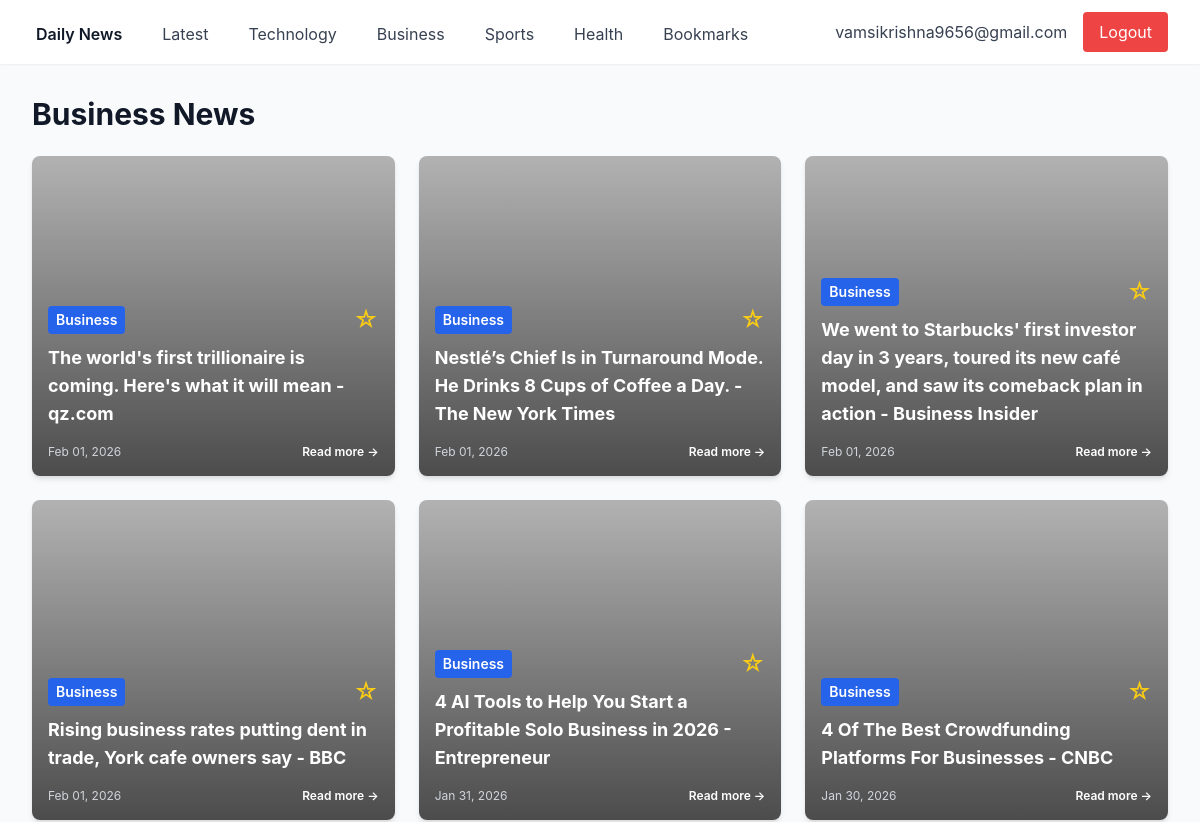
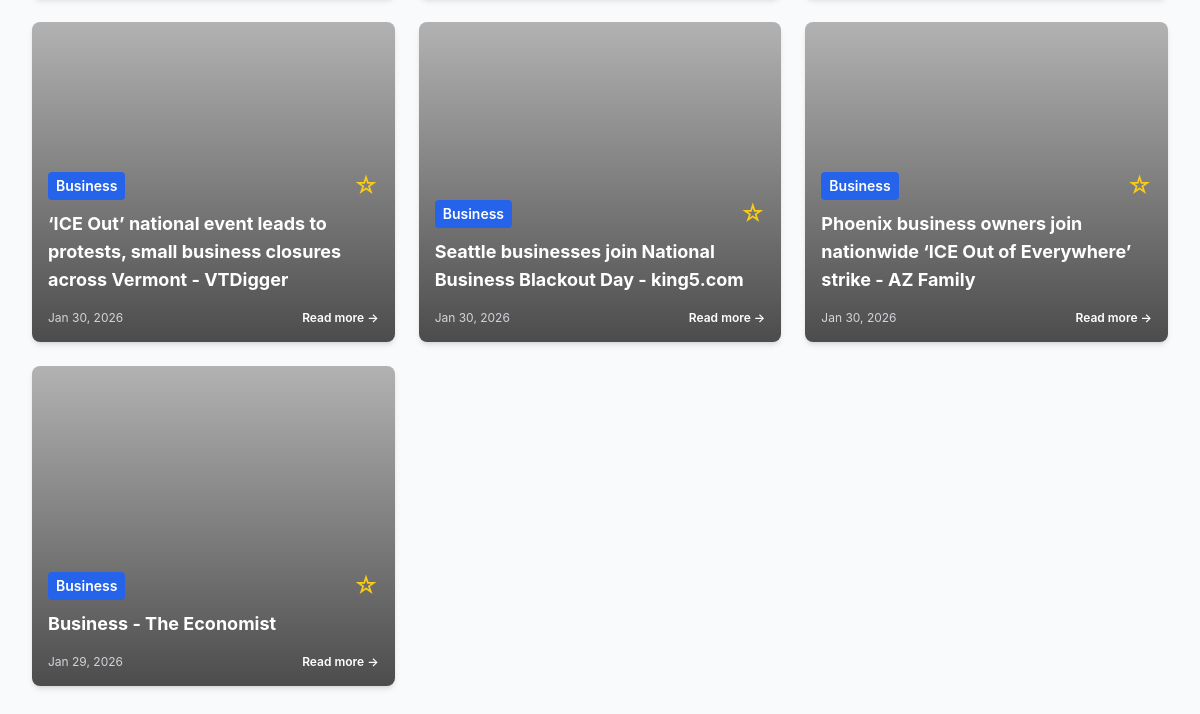
The page /category/Business (signed in) on the database as committed earlier (2 pictures, top to bottom).
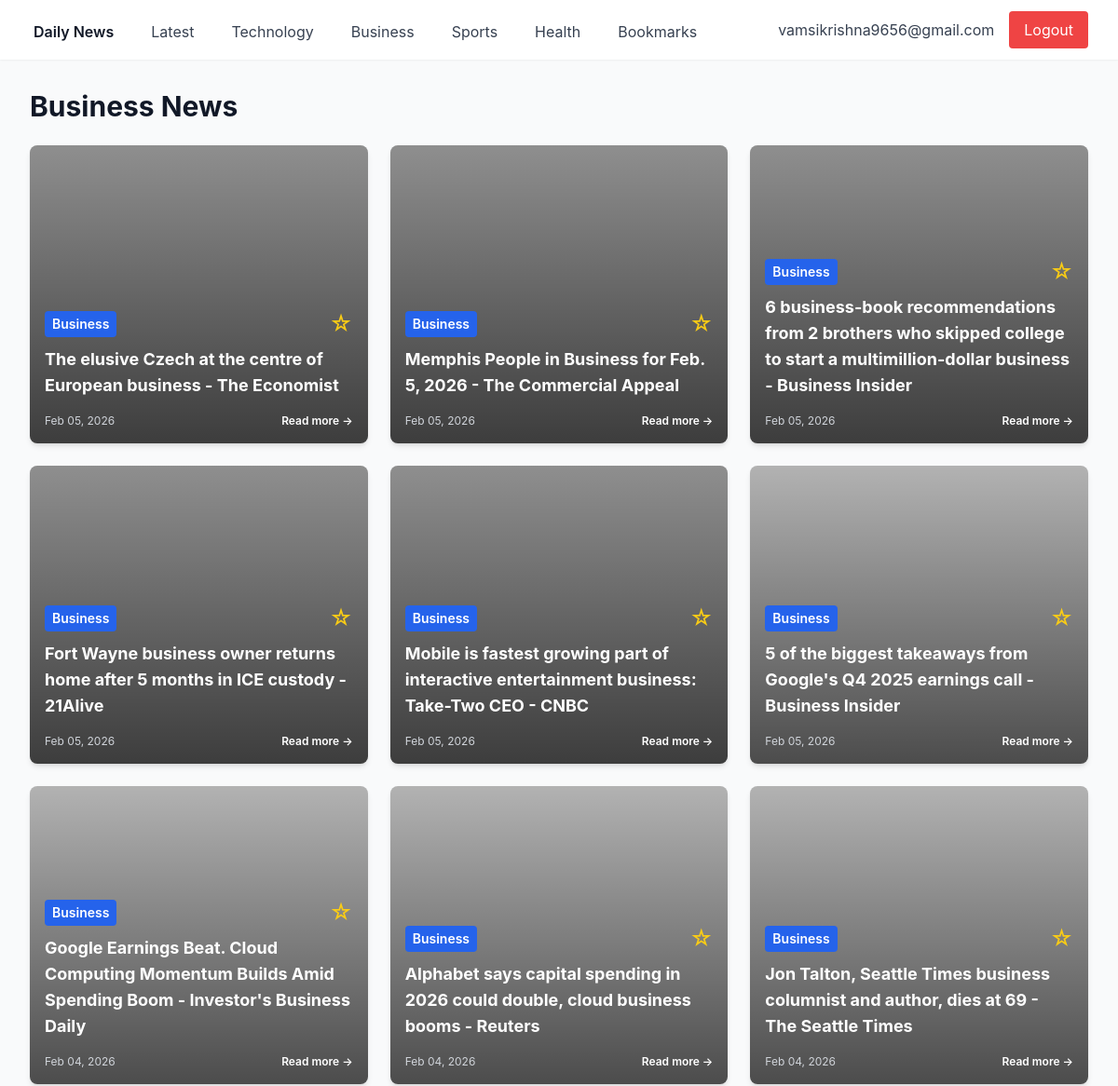
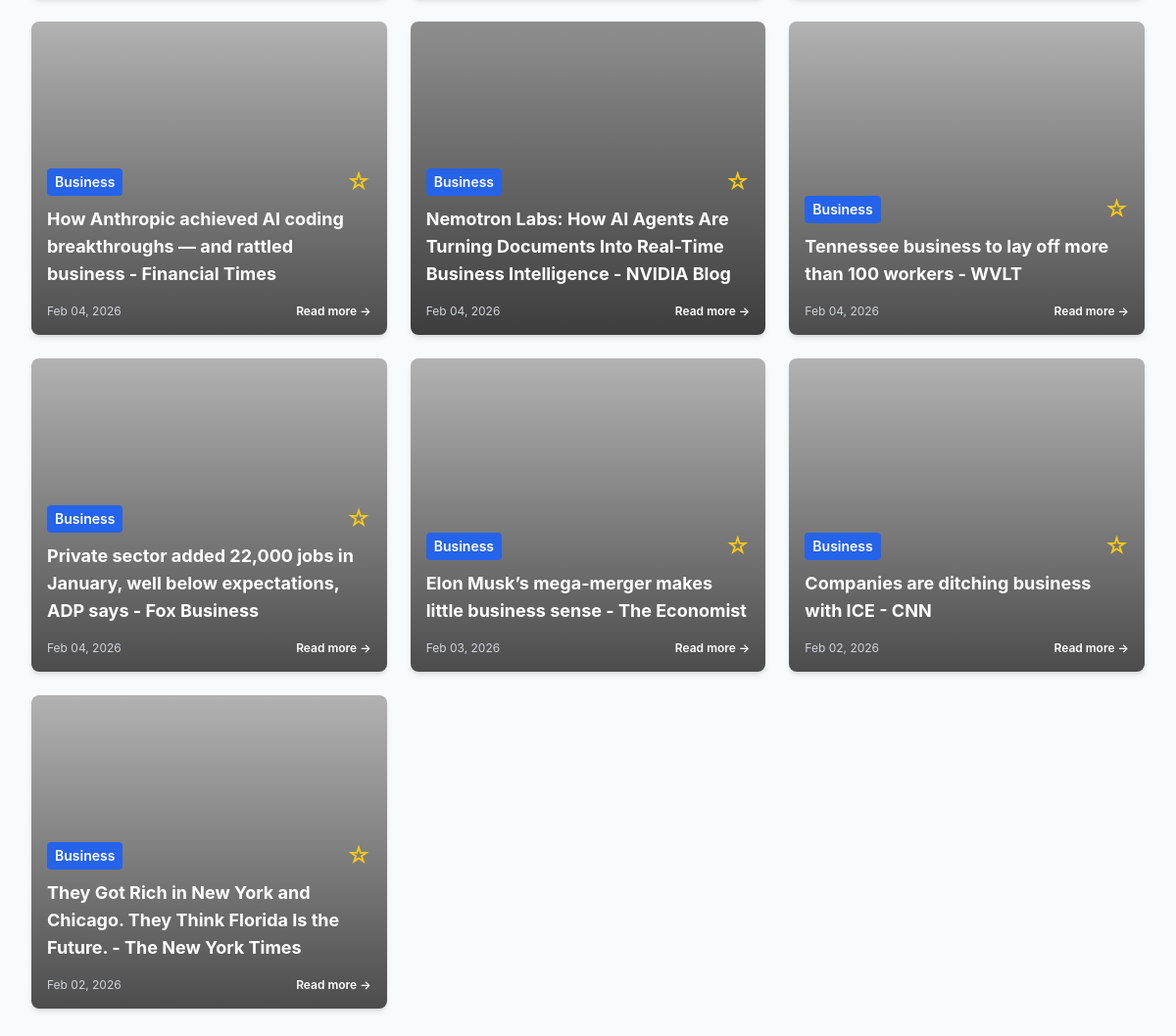
The same page on the database as committed later (2 pictures, top to bottom).
### app/models.py (models this page shows)
class User(Base):
    __tablename__ = "users"
    id = Column(Integer, primary_key=True, index=True)
    email = Column(String, unique=True, index=True)
    password_hash = Column(String)
    created_at = Column(DateTime, default=datetime.utcnow)
    bookmarks = relationship("Bookmark", back_populates="user")

class Article(Base):
    __tablename__ = "articles"
    id = Column(Integer, primary_key=True, index=True)
    title = Column(String)
    summary = Column(Text)
    url = Column(String)
    image_url = Column(String, nullable=True)
    category = Column(String, index=True)
    published_at = Column(DateTime)
    bookmarks = relationship("Bookmark", back_populates="article")

### app/news/routes.py (the view)
@router.get("/category/{category_name}", response_class=HTMLResponse)
async def category(request: Request, category_name: str, db: Session = Depends(get_db), current_user = Depends(get_current_user)):
    if not current_user:
        return RedirectResponse(url="/login")
    articles = db.query(Article).filter(Article.category == category_name).order_by(Article.published_at.desc()).limit(40).all()
    bookmarked_ids = set()
    if current_user:
        bookmarks = db.query(Bookmark).filter(Bookmark.user_id == current_user.id).all()
        bookmarked_ids = {b.article_id for b in bookmarks}
    return templates.TemplateResponse("index.html", {
        "request": request,
        "articles": articles,
        "current_user": current_user,
        "bookmarked_ids": bookmarked_ids,
        "category": category_name
    })

### templates/index.html (shortened to what this page needs)
{% extends "base.html" %}
{% block content %}
<h1 class="text-3xl font-bold text-gray-900 mb-6">{{ category }} News</h1>
{% if articles %}
<div class="grid grid-cols-1 md:grid-cols-2 lg:grid-cols-3 gap-6">
    {% for article in articles %}
    <div class="bg-white rounded-lg shadow-md overflow-hidden hover:shadow-lg transition">
        <div class="article-card-image" style="background-image: url('{{ article.image_url }}');">
            <div class="article-overlay">
                <div class="p-4">
                    <div class="flex items-center justify-between mb-2">
                        <span class="text-sm text-white font-semibold bg-blue-600 px-2 py-1 rounded">{{ article.category
                            }}</span>
                        <form method="POST" action="/bookmark/{{ article.id }}">
                            <button type="submit" class="text-yellow-400 hover:text-yellow-300 text-2xl">
                                {% if article.id in bookmarked_ids %}
                                ★
                                {% else %}
                                ☆
                                {% endif %}
                            </button>
                        </form>
                    </div>
                    <h2 class="text-lg font-bold text-white mb-4">
                        <a href="{{ article.url }}" target="_blank" class="hover:text-gray-200">
                            {{ article.title }}
                        </a>
                    </h2>
                    <div class="flex items-center justify-between text-xs text-gray-300">
                        <span>{{ article.published_at.strftime('%b %d, %Y') }}</span>
                        <a href="{{ article.url }}" target="_blank"
                            class="text-white hover:text-gray-200 font-semibold">
                            Read more →
                        </a>
                    </div>
                </div>
            </div>
        </div>
    </div>
    {% endfor %}
</div>
{% else %}
<div class="text-center py-12">
    <p class="text-gray-600 text-lg">No articles available yet. News will be fetched shortly.</p>
</div>
{% endif %}
{% endblock %}

### templates/base.html (shortened to what this page needs)
<!DOCTYPE html>
<html lang="en">
<head>
    <script src="https://cdn.tailwindcss.com"></script>
    <link rel="stylesheet" href="/static/styles.css">
</head>
<body class="bg-gray-50">
    {% if current_user %}
    <nav class="bg-white shadow-sm">
        <div class="max-w-7xl mx-auto px-4 sm:px-6 lg:px-8">
            <div class="flex justify-between h-16">
                <div class="flex space-x-8">
                    <a href="/" class="inline-flex items-center px-1 pt-1 text-gray-900 font-semibold">
                        Daily News
                    </a>
                    <a href="/" class="inline-flex items-center px-1 pt-1 text-gray-700 hover:text-gray-900">
                        Latest
                    </a>
                    <a href="/category/Technology" class="inline-flex items-center px-1 pt-1 text-gray-700 hover:text-gray-900">
                        Technology
                    </a>
                    <a href="/category/Business" class="inline-flex items-center px-1 pt-1 text-gray-700 hover:text-gray-900">
                        Business
                    </a>
                    <a href="/category/Sports" class="inline-flex items-center px-1 pt-1 text-gray-700 hover:text-gray-900">
                        Sports
                    </a>
                    <a href="/category/Health" class="inline-flex items-center px-1 pt-1 text-gray-700 hover:text-gray-900">
                        Health
                    </a>
                    <a href="/bookmarks" class="inline-flex items-center px-1 pt-1 text-gray-700 hover:text-gray-900">
                        Bookmarks
                    </a>
                </div>
                <div class="flex items-center">
                    <span class="text-gray-700 mr-4">{{ current_user.email }}</span>
                    <form method="POST" action="/logout">
                        <button type="submit" class="bg-red-500 text-white px-4 py-2 rounded hover:bg-red-600">
                            Logout
                        </button>
                    </form>
                </div>
            </div>
        </div>
    </nav>
    {% endif %}
    <main class="max-w-7xl mx-auto px-4 sm:px-6 lg:px-8 py-8">
        {% block content %}{% endblock %}
    </main>
</body>
</html>

### static/styles.css (style rules this page uses)
body { font-family: -apple-system, BlinkMacSystemFont, 'Segoe UI', Roboto, 'Helvetica Neue', Arial, sans-serif; }
a, button { transition: all 0.2s ease-in-out; }
.hover\:shadow-lg { transition: box-shadow 0.3s ease-in-out; }
.article-card-image { width: 100%; min-height: 320px; background-size: cover; background-position: center; background-repeat: no-repeat; position: relative; }
.article-overlay { position: absolute; top: 0; left: 0; right: 0; bottom: 0; background: linear-gradient(to bottom, rgba(0, 0, 0, 0.3) 0%, rgba(0, 0, 0, 0.7) 100%); display: flex; flex-direction: column; justify-content: flex-end; }

Rows that differ between the two databases and show on the page:
added Article: category "Business", title "The elusive Czech at the centre of European business - The Economist", published_at "Feb 05, 2026"
added Article: category "Business", title "Memphis People in Business for Feb. 5, 2026 - The Commercial Appeal", published_at "Feb 05, 2026"
added Article: category "Business", title "6 business-book recommendations from 2 brothers who skipped college to start a multimillion-dollar business - Business Insider", published_at "Feb 05, 2026"
added Article: category "Business", title "Fort Wayne business owner returns home after 5 months in ICE custody - 21Alive", published_at "Feb 05, 2026"
added Article: category "Business", title "Mobile is fastest growing part of interactive entertainment business: Take-Two CEO - CNBC", published_at "Feb 05, 2026"
changed Article: title "The world's first trillionaire is coming. Here's what it will mean - qz.com" → "5 of the biggest takeaways from Google's Q4 2025 earnings call - Business Insider"; published_at "Feb 01, 2026" → "Feb 05, 2026"
changed Article: title "‘ICE Out’ national event leads to protests, small business closures across Vermont - VTDigger" → "Google Earnings Beat. Cloud Computing Momentum Builds Amid Spending Boom - Investor's Business Daily"; published_at "Jan 30, 2026" → "Feb 04, 2026"; moves up the list
changed Article: title "We went to Starbucks' first investor day in 3 years, toured its new café model, and saw its comeback plan in action - Business Insider" → "Alphabet says capital spending in 2026 could double, cloud business booms - Reuters"; published_at "Feb 01, 2026" → "Feb 04, 2026"
changed Article: title "4 AI Tools to Help You Start a Profitable Solo Business in 2026 - Entrepreneur" → "Jon Talton, Seattle Times business columnist and author, dies at 69 - The Seattle Times"; published_at "Jan 31, 2026" → "Feb 04, 2026"
changed Article: title "4 Of The Best Crowdfunding Platforms For Businesses - CNBC" → "How Anthropic achieved AI coding breakthroughs — and rattled business - Financial Times"; published_at "Jan 30, 2026" → "Feb 04, 2026"
added Article: category "Business", title "Nemotron Labs: How AI Agents Are Turning Documents Into Real-Time Business Intelligence - NVIDIA Blog", published_at "Feb 04, 2026"
changed Article: title "Phoenix business owners join nationwide ‘ICE Out of Everywhere’ strike - AZ Family" → "Tennessee business to lay off more than 100 workers - WVLT"; published_at "Jan 30, 2026" → "Feb 04, 2026"
changed Article: title "Business - The Economist" → "Private sector added 22,000 jobs in January, well below expectations, ADP says - Fox Business"; published_at "Jan 29, 2026" → "Feb 04, 2026"
changed Article: title "Nestlé’s Chief Is in Turnaround Mode. He Drinks 8 Cups of Coffee a Day. - The New York Times" → "Elon Musk’s mega-merger makes little business sense - The Economist"; published_at "Feb 01, 2026" → "Feb 03, 2026"; moves down the list
changed Article: title "Seattle businesses join National Business Blackout Day - king5.com" → "Companies are ditching business with ICE - CNN"; published_at "Jan 30, 2026" → "Feb 02, 2026"; moves down the list
changed Article: title "Rising business rates putting dent in trade, York cafe owners say - BBC" → "They Got Rich in New York and Chicago. They Think Florida Is the Future. - The New York Times"; published_at "Feb 01, 2026" → "Feb 02, 2026"; moves down the list
